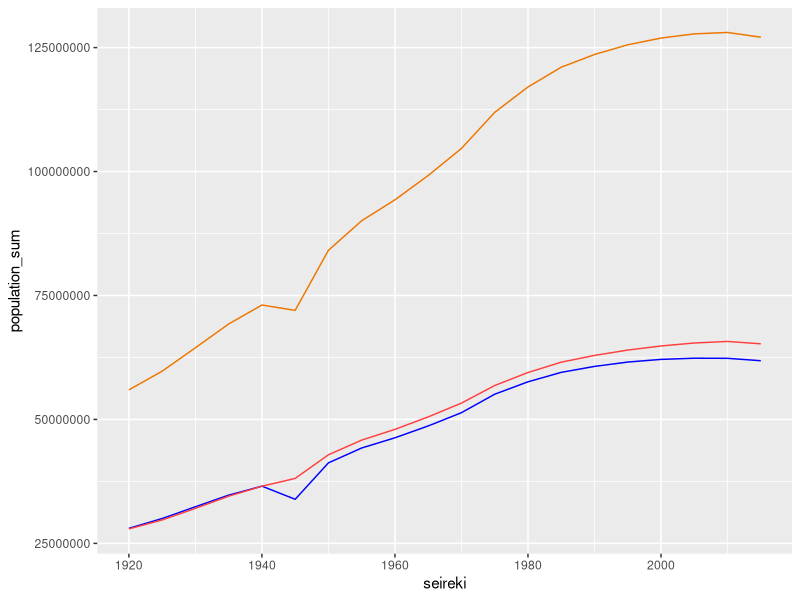

Source code (R):
library(ggplot2)

options(scipen=999)

household_data <- read.csv("./population.csv")
sub_data <- subset(household_data, rank=="総数")

head(sub_data)

# population_graph <- ggplot(sub_data, aes(x=seireki, y=population_sum)) + geom_line()
population_graph <- ggplot(sub_data, aes(x=seireki))+
geom_line(aes(y=population_sum), color="darkorange2")+
geom_line(aes(y=population_man), color="blue1")+
geom_line(aes(y=population_woman), color="brown1")
ggsave("人口推移（総数）.png")